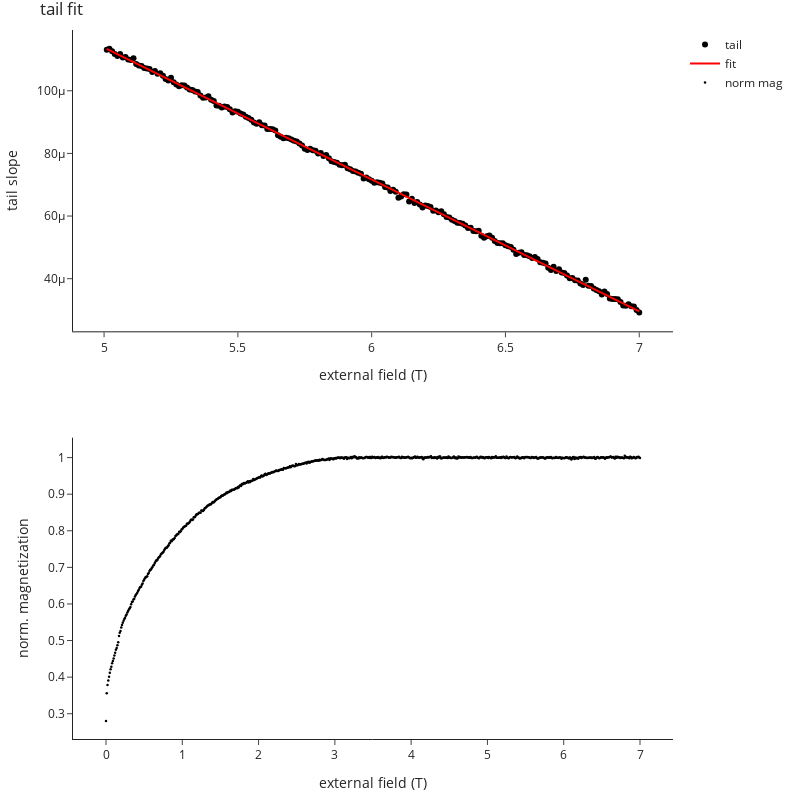

The code cell stored with this chart in its notebook:
### Markdown cell above
# Fitting Tail

### Code cell
filename = 'J1-7-inplane-295K-N-avg.txt'

#load data and transpose it into columns
field, momentRaw = np.genfromtxt(filename, delimiter = '\t', unpack = True)



#extract the last N amount of points
length_of_last_points = 200
tail_x = field[-length_of_last_points:] 
tail_y = momentRaw[-length_of_last_points:]
#fit the tail
a, b = np.polyfit(tail_x, tail_y, 1)



#get some information
moment = momentRaw - field*a
avg_moment = np.mean(moment[-length_of_last_points:])
norm_moment = moment/avg_moment
print(f"a = {a:.2e}\nb = {b:.2e}\navg_moment = {avg_moment:.2e}")

#plot
fig = make_subplots(rows=2, cols=1)
fig.add_trace(go.Scatter(x=tail_x,
                         y=tail_y,
                         mode="markers",
                         name="tail",
                         marker=dict(color='black')),
              row=1,
              col=1)

fig.add_trace(go.Scatter(x=tail_x,
                         y=tail_x*a+b,
                         name="fit",
                         mode="lines",
                         line=dict(color="red")),
              row=1,
              col=1)

fig.add_trace(go.Scatter(x=field,
                         y=norm_moment,
                         mode="markers",
                         marker=dict(color='black', size=2.5),
                         name="norm mag"),
              row=2,
              col=1)

fig.update_layout(title="tail fit", margin=dict(t=30,r=30,l=30,b=30), width=800, height=800)
fig.update_yaxes(title_text="norm. magnetization",  row=2, col=1)
fig.update_yaxes(title_text="tail slope",  row=1, col=1)
fig.update_xaxes(title_text="external field (T)",  row=1, col=1)
fig.update_xaxes(title_text="external field (T)",  row=2, col=1)
fig.show()

### Figure 1 — Plotly figure (JSON) as saved in the notebook; plotly's stock layout.template omitted (floating-point values rounded to 4 significant figures; data arrays with more than 128 entries replaced by an {"elided": "..."} marker saying what was removed)
{"data": [{"marker": {"color": "black"}, "mode": "markers", "name": "tail", "type": "scatter", "x": {"elided": "200 float values"}, "xaxis": "x", "y": {"elided": "200 float values"}, "yaxis": "y"}, {"line": {"color": "red"}, "mode": "lines", "name": "fit", "type": "scatter", "x": {"elided": "200 float values"}, "xaxis": "x", "y": {"elided": "200 float values"}, "yaxis": "y"}, {"marker": {"color": "black", "size": 2.5}, "mode": "markers", "name": "norm mag", "type": "scatter", "x": {"elided": "701 float values"}, "xaxis": "x2", "y": {"elided": "701 float values"}, "yaxis": "y2"}], "layout": {"height": 800, "margin": {"b": 30, "l": 30, "r": 30, "t": 30}, "title": {"text": "tail fit"}, "width": 800, "xaxis": {"anchor": "y", "autorange": true, "domain": [0, 1], "range": [4.884, 7.126], "title": {"text": "external field (T)"}, "type": "linear"}, "xaxis2": {"anchor": "y2", "autorange": true, "domain": [0, 1], "range": [-0.4332, 7.433], "title": {"text": "external field (T)"}, "type": "linear"}, "yaxis": {"anchor": "x", "autorange": true, "domain": [0.575, 1], "range": [2.319e-05, 0.0001194], "title": {"text": "tail slope"}, "type": "linear"}, "yaxis2": {"anchor": "x2", "autorange": true, "domain": [0, 0.425], "range": [0.2309, 1.054], "title": {"text": "norm. magnetization"}, "type": "linear"}}}
